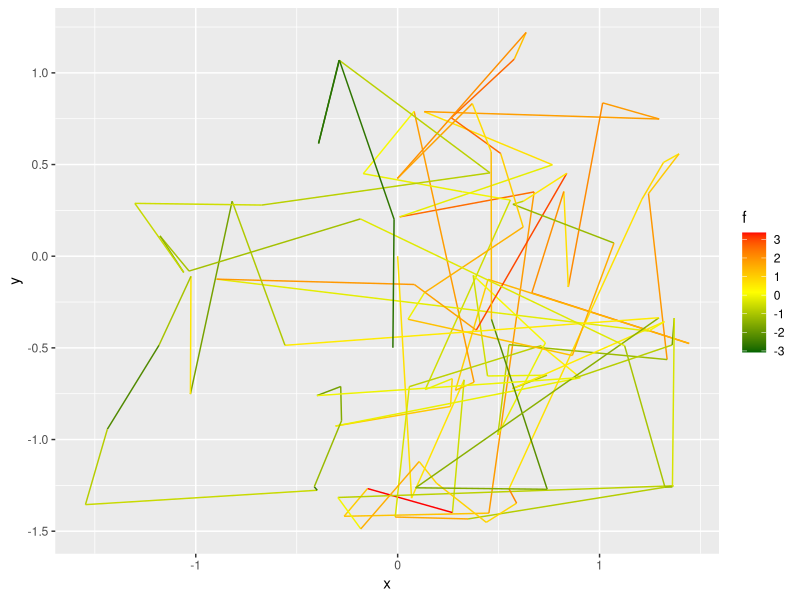
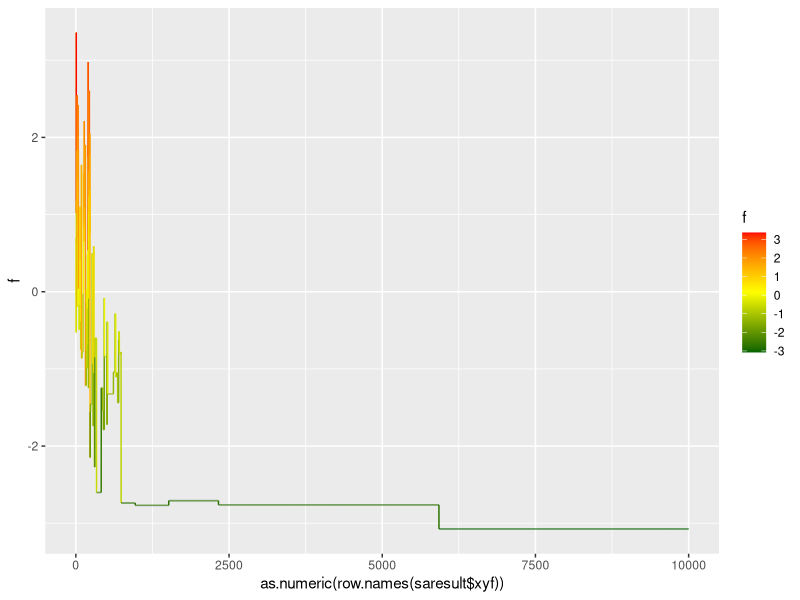

Write the R code that produced these figures, in order.
library(ggplot2) 

#%% functions f ####### 

f <- list(
  list(
    f = function (x, y) {
      ( 4 - 2.1 * x**2 + x**4 / 3 ) * x**2 + x * y + 4 * ( y**2 - 1 ) * y**2 
    }, 
    xmin = -3, 
    xmax = 3, 
    ymin = -2, 
    ymax = 2 
  ),
  list(
    f = function (x, y) {
      exp(sin(50 * x)) + sin(60 * exp(y)) + sin(70 * sin(x)) + 
          sin(sin(80 * y)) - sin(10 * (x + y)) + (x * x + y * y) / 4 
    }, 
    xmin = -pi / 2, 
    xmax = pi / 2, 
    ymin = -pi / 2, 
    ymax = pi / 2 
  )
)

#%% Simulated Annealing algorithm ####### 

# we use the geometric schedule and Metropolis update with Cauchy proposal as it has heavier tails 
# since the region is restricted, a proposal can be outside the region, in this case there are two ways 
# to proceed: either correct it to the boundary of the region, or reject it 
# correcting to the boundary has some advantage if the minimum is at the boundary, however, this would mean 
# that the distribution of the proposal is not symmetric anymore; rejecting such proposals is equivalent to 
# assuming that the function f is +oo outside the region, so we keep the symmetry of the proposal 
# accordingly, we choose the second method, though it might potentially lead to longer convergence 
# the two parameters to tune are the multiplicator of the schedule a and the scale of Cauchy distribution s 
sa <- function (f, xmin, xmax, ymin, ymax, x0, y0, b0, a, s, n) {
  fabsmin <- f(x0, y0) 
  fabsmax <- fabsmin 
  xabsmin <- x0 
  yabsmin <- y0 
  xyf <- matrix(c(x0, y0, fabsmin, rep(0, n * 3)), ncol = 3, byrow = TRUE) 
  cs <- matrix(rcauchy(n * 2, scale = s), ncol = 2, byrow = TRUE) 
  b <- b0 
  for (i in 1:n) {
    b <- a * b 
    x <- xyf[i, 1] + cs[i, 1] 
    y <- xyf[i, 2] + cs[i, 2] 
    if (x < xmin || x > xmax || y < ymin || y > ymax) {
      reject = TRUE 
    }
    else {
      fxy <- f(x, y) 
      reject = runif(1) > exp(-b * (fxy - xyf[i, 3])) 
    }
    if (reject) {
      xyf[i + 1, ] = xyf[i, ] 
    }
    else {
      xyf[i + 1, ] = c(x, y, fxy) 
      if (fxy < fabsmin) {
        fabsmin <- fxy 
        xabsmin <- x 
        yabsmin <- y 
      } 
      else if (fxy > fabsmax) { 
        fabsmax <- fxy 
      } 
    }
  }
  xyf = data.frame(xyf) 
  colnames(xyf) <- c("x", "y", "f") 
  list(xyf = xyf, xabsmin = xabsmin, yabsmin = yabsmin, fabsmin = fabsmin, fabsmax = fabsmax) 
}

#%% main code ####### 

graphs <- function (fn, a, s, n) {
  saresult <- sa(
    f[[fn]]$f, f[[fn]]$xmin, f[[fn]]$xmax, f[[fn]]$ymin, f[[fn]]$ymax, 
    x0 = 0, y0 = 0, b0 = 1, 
    a = a, s = s, n = n
  )

  cat("The process led to : \n") 
  print(saresult$xyf[(n-1):(n+1), ]) 
  cat(sprintf("During the process the range of values was from %f (at %f, %f) to %f.\n", 
          saresult$fabsmin, saresult$xabsmin, saresult$yabsmin, saresult$fabsmax)) 
  
  midpoint = (saresult$fabsmax + saresult$fabsmin) / 2 
  list( 
    ggplot(saresult$xyf, aes(x = x, y = y, color = f)) + geom_path() + 
        scale_color_gradient2(low = "darkgreen", mid = "yellow", high = "red", midpoint = midpoint), 
    ggplot(saresult$xyf, aes(x = as.numeric(row.names(saresult$xyf)), y = f, color = f)) + geom_path() + 
        scale_color_gradient2(low = "darkgreen", mid = "yellow", high = "red", midpoint = midpoint) 
  ) 
}

graphs(2, 1.001, 1/3, 10000) 
